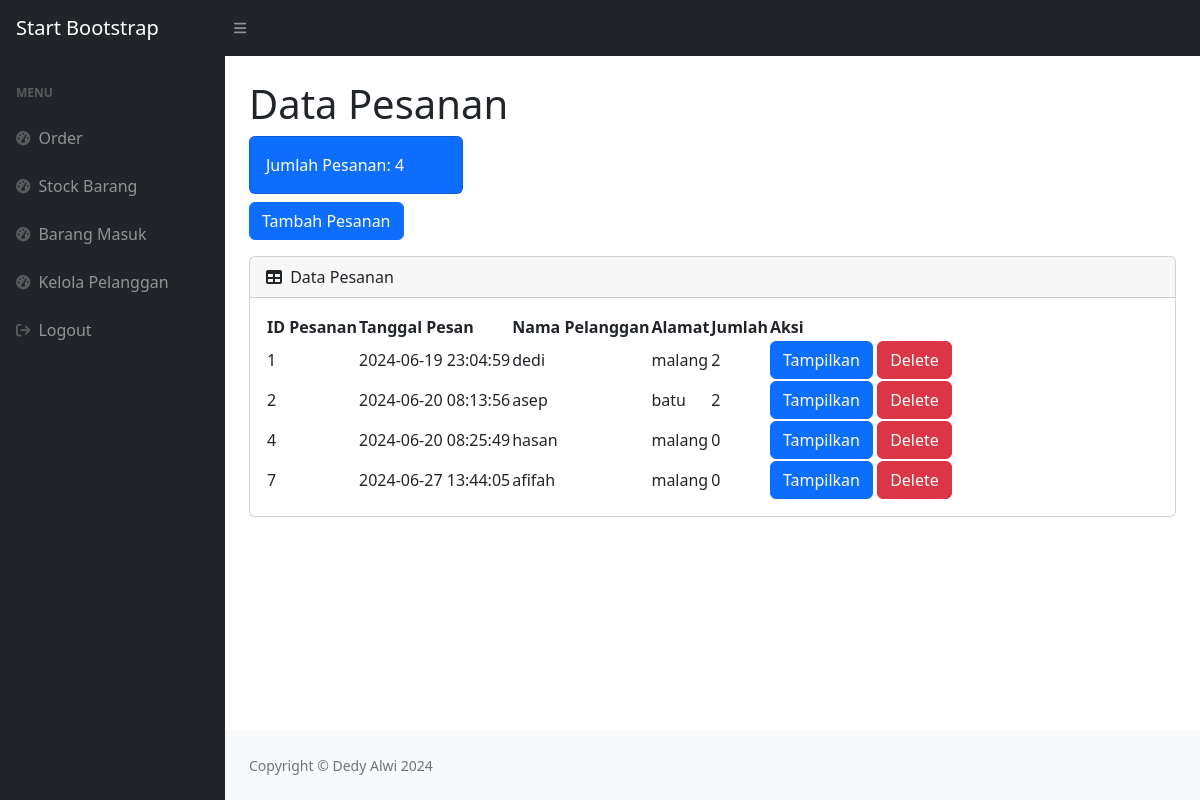
The app's page /index.php (signed in) with its own data.
### tables this page shows
CREATE TABLE `pesanan` (
  `id_pesanan` int(11) NOT NULL,
  `tgl_pesan` timestamp NOT NULL DEFAULT current_timestamp(),
  `id_pelanggan` int(11) NOT NULL
);

CREATE TABLE `pelanggan` (
  `id_pelanggan` int(11) NOT NULL,
  `nama_pelanggan` varchar(30) NOT NULL,
  `notelp` varchar(15) NOT NULL,
  `alamat` varchar(30) NOT NULL
);

### index.php (the view, shortened to what this page needs)
<?php
require 'ceklogin.php';
$h1 = mysqli_query($koneksi, "SELECT * FROM pesanan");
$h2 = mysqli_num_rows($h1);
?>
<!DOCTYPE html>
<html lang="en">
    <head>
        <link href="https://cdn.jsdelivr.net/npm/simple-datatables@7.1.2/dist/style.min.css" rel="stylesheet" />
        <link href="css/styles.css" rel="stylesheet" />
    </head>
    <body class="sb-nav-fixed">
        <nav class="sb-topnav navbar navbar-expand navbar-dark bg-dark">
            <a class="navbar-brand ps-3" href="index.php">Start Bootstrap</a>
            <button class="btn btn-link btn-sm order-1 order-lg-0 me-4 me-lg-0" id="sidebarToggle" href="#!"><i class="fas fa-bars"></i></button>
        </nav>
        <div id="layoutSidenav">
            <div id="layoutSidenav_nav">
                <nav class="sb-sidenav accordion sb-sidenav-dark" id="sidenavAccordion">
                    <div class="sb-sidenav-menu">
                        <div class="nav">
                            <div class="sb-sidenav-menu-heading">Menu</div>
                            <a class="nav-link" href="index.php">
                                <div class="sb-nav-link-icon"><i class="fas fa-tachometer-alt"></i></div>
                                Order
                            </a>
                            <a class="nav-link" href="stock.php">
                                <div class="sb-nav-link-icon"><i class="fas fa-tachometer-alt"></i></div>
                                Stock Barang
                            </a>
                            <a class="nav-link" href="masuk.php">
                                <div class="sb-nav-link-icon"><i class="fas fa-tachometer-alt"></i></div>
                                Barang Masuk
                            </a>
                            <a class="nav-link" href="pelanggan.php">
                                <div class="sb-nav-link-icon"><i class="fas fa-tachometer-alt"></i></div>
                                Kelola Pelanggan
                            </a>
                            <a class="nav-link" href="logout.php">
                                <div class="sb-nav-link-icon"><i class="fa fa-sign-out"></i></div>
                                Logout
                            </a>
                        </div>
                    </div>
                </nav>
            </div>
            <div id="layoutSidenav_content">
                <main>
                    <div class="container-fluid px-4">
                        <h1 class="mt-4">Data Pesanan</h1>
                        <div class="row">
                            <div class="col-xl-3 col-md-6">
                                <div class="card bg-primary text-white mb-2">
                                    <div class="card-body">Jumlah Pesanan: <?= $h2;?> </div>
                                </div>
                                <div >
                                <button type="button" class="btn btn-primary" data-bs-toggle="modal" data-bs-target="#myModal">
                                    Tambah Pesanan
                                </button>
                                </div>
                            </div>
                        </div>
                        <div class="card mt-3 mb-4">
                            <div class="card-header">
                                <i class="fas fa-table me-1"></i>
                                Data Pesanan
                            </div>
                            <div class="card-body">
                                <table id="datatablesSimple">
                                    <thead>
                                        <tr>
                                            <th>ID Pesanan</th>
                                            <th>Tanggal Pesan</th>
                                            <th>Nama Pelanggan</th>
                                            <th>Alamat</th>
                                            <th>Jumlah</th>
                                            <th>Aksi</th>
                                        </tr>
                                    </thead>
                                    <tbody>
                                    <?php
                                        $getpesanan = mysqli_query($koneksi,
                                        "SELECT * FROM pesanan p, pelanggan pl WHERE p.id_pelanggan=pl.id_pelanggan");
                                        while ($p = mysqli_fetch_array($getpesanan)) {
                                            $id_pesanan = $p['id_pesanan'];
                                            $tanggal = $p['tgl_pesan'];
                                            $nama_pelanggan = $p['nama_pelanggan'];
                                            $alamat = $p['alamat'];
                                            $hitungjumlah = mysqli_query($koneksi, "SELECT * FROM detail_pesanan WHERE id_pesanan='$id_pesanan'");
                                            $jumlah = mysqli_num_rows($hitungjumlah);
                                        ?>
                                        <tr>
                                            <td><?= $id_pesanan ?></td>
                                            <td><?= $tanggal; ?></td>
                                            <td><?= $nama_pelanggan; ?></td>
                                            <td><?= $alamat ?></td>
                                            <td><?= $jumlah ?></td>
                                            <td><a href="view.php?idp= <?= $id_pesanan; ?>" class="btn btn-primary" target="_blank">Tampilkan</a>  <button type="button" class="btn btn-danger" data-bs-toggle="modal" data-bs-target="#delete<?= $id_pesanan;?>">Delete</button></td>
                                        </tr>
                                        <?php
                                            };
                                        ?>
                                    </tbody>
                                </table>
                            </div>
                        </div>
                    </div>
                </main>
                <footer class="py-4 bg-light mt-auto">
                    <div class="container-fluid px-4">
                        <div class="d-flex align-items-center justify-content-between small">
                            <div class="text-muted">Copyright &copy; Dedy Alwi 2024</div>
                        </div>
                    </div>
                </footer>
            </div>
        </div>
    </body>
</html>

### records on screen
pesanan: id_pesanan "1", tgl_pesan "2024-06-19 23:04:59", id_pelanggan.nama_pelanggan "dedi", id_pelanggan.alamat "malang", jumlah "2"
pesanan: id_pesanan "2", tgl_pesan "2024-06-20 08:13:56", id_pelanggan.nama_pelanggan "asep", id_pelanggan.alamat "batu", jumlah "2"
pesanan: id_pesanan "4", tgl_pesan "2024-06-20 08:25:49", id_pelanggan.nama_pelanggan "hasan", id_pelanggan.alamat "malang", jumlah "0"
pesanan: id_pesanan "7", tgl_pesan "2024-06-27 13:44:05", id_pelanggan.nama_pelanggan "afifah", id_pelanggan.alamat "malang", jumlah "0"

### other values on screen
$h2 "4"
